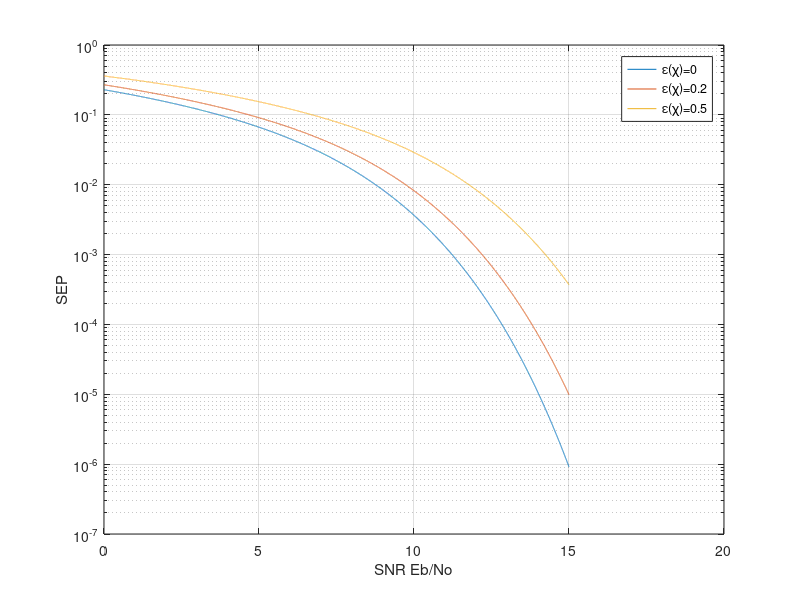

Reproduce this figure in MATLAB.
p = [0,0.2,0.5];
v = [4,2,1,1];
ps1=0;
ps2=0;
ps3=0;
t=[0.5,1.866,2.91,5.6];
SNR=0:0.001:15;
a = 10.^(SNR/10);
for i=1:4
    ps1 = ps1+0.25*v(i)*qfunc(sqrt(t(i)*a*4*0.36*(1-p(1))));
end
for i=1:4
    ps2 = ps2+0.25*v(i)*qfunc(sqrt(t(i)*a*4*0.36*(1-p(2))));
end
for i=1:4
    ps3 = ps3+0.25*v(i)*qfunc(sqrt(t(i)*a*4*0.36*(1-p(3))));
end
figure (2);
semilogy(SNR,ps1,SNR,ps2,SNR,ps3);

xlabel('SNR Εb/No');
ylabel('SEP');
legend('ε(χ)=0','ε(χ)=0.2','ε(χ)=0.5')
grid on;